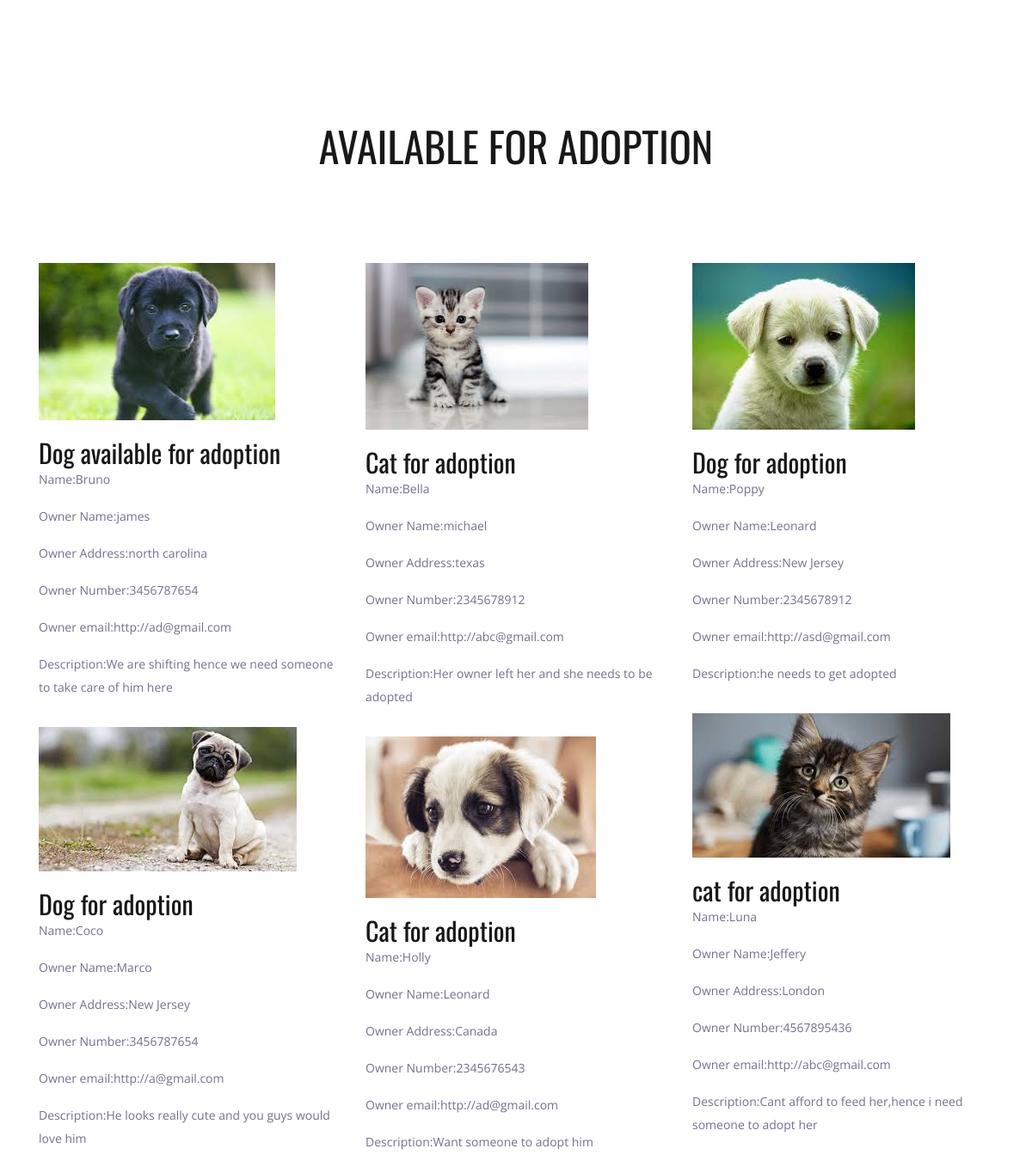
Page /listings.html on the committed database.
### website/models.py (models this page shows)
class Accounts(models.Model):
	email = models.URLField(max_length=255)
	title = models.CharField(max_length=255)
	display = models.CharField(max_length=255)
	category = models.CharField(max_length=255)
	owner = models.CharField(max_length=255)
	address = models.TextField(max_length=10000)
	number = models.IntegerField()
	desc = models.TextField(max_length=10000)
	whatsapp = models.TextField(max_length=255)
	twitter = models.TextField(max_length=255)
	instagram = models.TextField(max_length=255)
	facebook = models.TextField(max_length=255)
	imageone = models.ImageField(upload_to='pics')
	def __str__(self):
   	 return self.title + ' ' + self.display

### website/views.py (the view)
# urls.py: path('listings.html',views.listings,name ='listings'),
def listings(request):
    all_members = Accounts.objects.all()
    print('Img List: ', all_members)
    return render(request , 'listings.html', {'all':all_members})

### templates/listings.html (shortened to what this page needs)
{% load static %}
<!DOCTYPE html>
<html lang="en">
<head>
<link rel="stylesheet" type="text/css" href="{% static 'listings/styles/bootstrap4/bootstrap.min.css' %}">
<link href="{% static 'listings/plugins/font-awesome-4.7.0/css/font-awesome.min.css' %}" rel="stylesheet" type="text/css">
<link rel="stylesheet" type="text/css" href="{% static 'listings/plugins/OwlCarousel2-2.2.1/owl.carousel.css' %}">
<link rel="stylesheet" type="text/css" href="{% static 'listings/plugins/OwlCarousel2-2.2.1/owl.theme.default.css' %}">
<link rel="stylesheet" type="text/css" href="{% static 'listings/plugins/OwlCarousel2-2.2.1/animate.css' %}">
<link rel="stylesheet" type="text/css" href="{% static 'listings/styles/main_styles.css' %}">
<link rel="stylesheet" type="text/css" href="{% static 'listings/styles/responsive.css' %}">
</head>
<body>
    <div class="container">
<div class="super_container">
    <div class="destinations" id="destinations">
		<div class="container">
			<div class="row">
				<div class="col text-center">
					<div class="section_title"><h2>AVAILABLE FOR ADOPTION </h2></div>
				</div>
			</div>
			<div class="row destinations_row">
				<div class="col">
					<div class="destinations_container item_grid">
                        {% for item in all %}
						<div class="destination item">
							<div class="destination_image">
                                {% if item.imageone %}
                                <img src="{{ item.imageone.url }}"  alt="rette"/>
                                {% endif %}
							</div>
							<div class="destination_content">
								<div class="destination_title"><a href="add.html">{{item.title}}</a></div>
								<div class="destination_subtitle"><p>Name:{{item.display}}</p></div>
								<div class="destination_price"><p>Owner Name:{{item.owner}}</p></div>
                                <div class="destination_price"><p>Owner Address:{{item.address}}</p></div>
                                <div class="destination_price"><p>Owner Number:{{item.number}}</p></div>
                                <div class="destination_price"><p>Owner email:{{item.email}}</div>
                                <div class="destination_price"><p>Description:{{item.desc}}</div>
                                </div>
                                </div>
                        {% endfor %}
                                </div>
                                </div>
							</div>
                        </div>
                        </div>
                        </div>
</body>
</html>

### static/listings/styles/main_styles.css (style rules this page uses)
* { margin: 0; padding: 0; -webkit-font-smoothing: antialiased; -webkit-text-shadow: rgba(0,0,0,.01) 0 0 1px; text-shadow: rgba(0,0,0,.01) 0 0 1px; }
body { font-family: 'Open Sans', sans-serif; font-size: 14px; font-weight: 400; background: #FFFFFF; color: #a5a5a5; }
div { display: block; position: relative; -webkit-box-sizing: border-box; -moz-box-sizing: border-box; box-sizing: border-box; }
p { font-family: 'Open Sans', sans-serif; font-size: 14px; line-height: 1.9285; font-weight: 400; color: #72728c; -webkit-font-smoothing: antialiased; -webkit-text-shadow: rgba(0,0,0,.01) 0 0 1px; text-shadow: rgba(0,0,0,.01) 0 0 1px; }
p:last-of-type { margin-bottom: 0; }
a, a:hover, a:visited, a:active, a:link { text-decoration: none; -webkit-font-smoothing: antialiased; -webkit-text-shadow: rgba(0,0,0,.01) 0 0 1px; text-shadow: rgba(0,0,0,.01) 0 0 1px; }
h2 { font-size: 48px; }
h1, h2, h3, h4, h5, h6 { font-family: 'Oswald', sans-serif; font-weight: 400; -webkit-font-smoothing: antialiased; -webkit-text-shadow: rgba(0,0,0,.01) 0 0 1px; text-shadow: rgba(0,0,0,.01) 0 0 1px; }
.super_container { width: 100%; overflow: hidden; }
.destinations { width: 100%; background: #FFFFFF; padding-top: 115px; padding-bottom: 116px; }
.section_title { color: #181818; margin-top: 26px; }
.destinations_row { margin-top: 99px; }
.destination_image { width: 100%; }
.destination_image img { max-width: 100%; }
.destinations_container { width: calc(100% + 30px); left: -15px; }
.destination { width: calc(100% / 3); padding-left: 15px; padding-right: 15px; margin-bottom: 33px; }
.destination_title { margin-top: 15px; }
.destination_title a { font-family: 'Oswald', sans-serif; font-size: 30px; font-weight: 400; color: #181818; }
.destination_subtitle { margin-top: -4px; }
.destination_price { font-size: 16px; font-weight: 700; color: #181818; margin-top: 16px; }

### rows in the picture
Accounts: imageone (picture), title "Dog available for adoption", display "Bruno", owner "james", address "north carolina", number "3456787654", email "http://ad@gmail.com", desc "We are shifting hence we need someone to take care of him here"
Accounts: imageone (picture), title "Cat for adoption", display "Bella", owner "michael", address "texas", number "2345678912", email "http://abc@gmail.com", desc "Her owner left her and she needs to be adopted"
Accounts: imageone (picture), title "Dog for adoption", display "Poppy", owner "Leonard", address "New Jersey", number "2345678912", email "http://asd@gmail.com", desc "he needs to get adopted"
Accounts: imageone (picture), title "cat for adoption", display "Luna", owner "Jeffery", address "London", number "4567895436", email "http://abc@gmail.com", desc "Cant afford to feed her,hence i need someone to adopt her"
Accounts: imageone (picture), title "Dog for adoption", display "Coco", owner "Marco", address "New Jersey", number "3456787654", email "http://a@gmail.com", desc "He looks really cute and you guys would love him"
Accounts: imageone (picture), title "Cat for adoption", display "Holly", owner "Leonard", address "Canada", number "2345676543", email "http://ad@gmail.com", desc "Want someone to adopt him"
